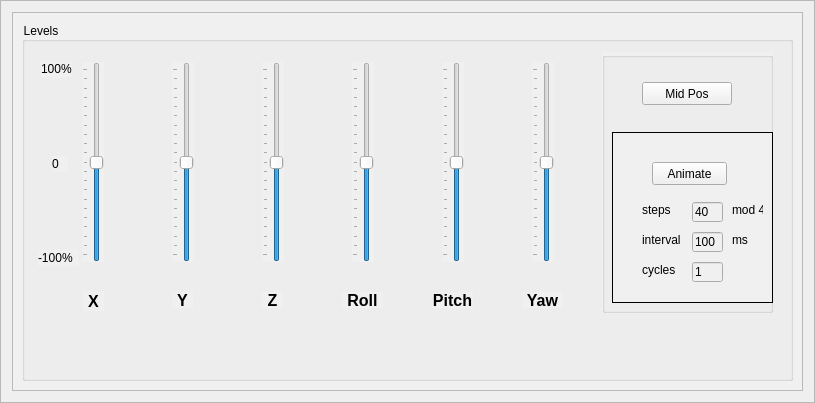
<?xml version="1.0" encoding="UTF-8"?>
<ui version="4.0">
 <class>Frame</class>
 <widget class="QFrame" name="Frame">
  <property name="geometry">
   <rect>
    <x>0</x>
    <y>0</y>
    <width>811</width>
    <height>403</height>
   </rect>
  </property>
  <property name="minimumSize">
   <size>
    <width>0</width>
    <height>340</height>
   </size>
  </property>
  <property name="windowTitle">
   <string>Frame</string>
  </property>
  <property name="styleSheet">
   <string notr="true"/>
  </property>
  <property name="frameShape">
   <enum>QFrame::StyledPanel</enum>
  </property>
  <property name="frameShadow">
   <enum>QFrame::Raised</enum>
  </property>
  <layout class="QGridLayout" name="gridLayout">
   <item row="1" column="0">
    <widget class="QFrame" name="frm_dynamics">
     <property name="minimumSize">
      <size>
       <width>791</width>
       <height>330</height>
      </size>
     </property>
     <property name="styleSheet">
      <string notr="true">background-color: #f0f0f0</string>
     </property>
     <property name="frameShape">
      <enum>QFrame::StyledPanel</enum>
     </property>
     <property name="frameShadow">
      <enum>QFrame::Raised</enum>
     </property>
     <layout class="QHBoxLayout" name="horizontalLayout_2">
      <item>
       <layout class="QHBoxLayout" name="horizontalLayout">
        <item>
         <widget class="QGroupBox" name="groupBox">
          <property name="minimumSize">
           <size>
            <width>581</width>
            <height>320</height>
           </size>
          </property>
          <property name="title">
           <string>Levels</string>
          </property>
          <widget class="QSlider" name="sld_x_0">
           <property name="geometry">
            <rect>
             <x>60</x>
             <y>40</y>
             <width>22</width>
             <height>200</height>
            </rect>
           </property>
           <property name="minimum">
            <number>-100</number>
           </property>
           <property name="maximum">
            <number>100</number>
           </property>
           <property name="value">
            <number>0</number>
           </property>
           <property name="orientation">
            <enum>Qt::Vertical</enum>
           </property>
           <property name="tickPosition">
            <enum>QSlider::TicksAbove</enum>
           </property>
           <property name="tickInterval">
            <number>10</number>
           </property>
          </widget>
          <widget class="QSlider" name="sld_y_1">
           <property name="geometry">
            <rect>
             <x>150</x>
             <y>40</y>
             <width>22</width>
             <height>200</height>
            </rect>
           </property>
           <property name="minimum">
            <number>-100</number>
           </property>
           <property name="maximum">
            <number>100</number>
           </property>
           <property name="value">
            <number>0</number>
           </property>
           <property name="orientation">
            <enum>Qt::Vertical</enum>
           </property>
           <property name="tickPosition">
            <enum>QSlider::TicksAbove</enum>
           </property>
           <property name="tickInterval">
            <number>10</number>
           </property>
          </widget>
          <widget class="QSlider" name="sld_z_2">
           <property name="geometry">
            <rect>
             <x>240</x>
             <y>40</y>
             <width>22</width>
             <height>200</height>
            </rect>
           </property>
           <property name="minimum">
            <number>-100</number>
           </property>
           <property name="maximum">
            <number>100</number>
           </property>
           <property name="value">
            <number>0</number>
           </property>
           <property name="orientation">
            <enum>Qt::Vertical</enum>
           </property>
           <property name="tickPosition">
            <enum>QSlider::TicksAbove</enum>
           </property>
           <property name="tickInterval">
            <number>10</number>
           </property>
          </widget>
          <widget class="QSlider" name="sld_roll_3">
           <property name="geometry">
            <rect>
             <x>330</x>
             <y>40</y>
             <width>22</width>
             <height>200</height>
            </rect>
           </property>
           <property name="minimum">
            <number>-100</number>
           </property>
           <property name="maximum">
            <number>100</number>
           </property>
           <property name="value">
            <number>0</number>
           </property>
           <property name="orientation">
            <enum>Qt::Vertical</enum>
           </property>
           <property name="tickPosition">
            <enum>QSlider::TicksAbove</enum>
           </property>
           <property name="tickInterval">
            <number>10</number>
           </property>
          </widget>
          <widget class="QSlider" name="sld_pitch_4">
           <property name="geometry">
            <rect>
             <x>420</x>
             <y>40</y>
             <width>22</width>
             <height>200</height>
            </rect>
           </property>
           <property name="minimum">
            <number>-100</number>
           </property>
           <property name="maximum">
            <number>100</number>
           </property>
           <property name="value">
            <number>0</number>
           </property>
           <property name="orientation">
            <enum>Qt::Vertical</enum>
           </property>
           <property name="tickPosition">
            <enum>QSlider::TicksAbove</enum>
           </property>
           <property name="tickInterval">
            <number>10</number>
           </property>
          </widget>
          <widget class="QSlider" name="sld_yaw_5">
           <property name="geometry">
            <rect>
             <x>510</x>
             <y>40</y>
             <width>22</width>
             <height>200</height>
            </rect>
           </property>
           <property name="minimum">
            <number>-100</number>
           </property>
           <property name="maximum">
            <number>100</number>
           </property>
           <property name="value">
            <number>0</number>
           </property>
           <property name="orientation">
            <enum>Qt::Vertical</enum>
           </property>
           <property name="tickPosition">
            <enum>QSlider::TicksAbove</enum>
           </property>
           <property name="tickInterval">
            <number>10</number>
           </property>
          </widget>
          <widget class="QLabel" name="label_8">
           <property name="geometry">
            <rect>
             <x>61</x>
             <y>269</y>
             <width>21</width>
             <height>20</height>
            </rect>
           </property>
           <property name="font">
            <font>
             <pointsize>12</pointsize>
             <weight>75</weight>
             <bold>true</bold>
            </font>
           </property>
           <property name="text">
            <string>X</string>
           </property>
           <property name="alignment">
            <set>Qt::AlignCenter</set>
           </property>
          </widget>
          <widget class="QLabel" name="label_9">
           <property name="geometry">
            <rect>
             <x>150</x>
             <y>270</y>
             <width>21</width>
             <height>16</height>
            </rect>
           </property>
           <property name="font">
            <font>
             <pointsize>12</pointsize>
             <weight>75</weight>
             <bold>true</bold>
            </font>
           </property>
           <property name="text">
            <string>Y</string>
           </property>
           <property name="alignment">
            <set>Qt::AlignCenter</set>
           </property>
          </widget>
          <widget class="QLabel" name="label_10">
           <property name="geometry">
            <rect>
             <x>240</x>
             <y>270</y>
             <width>21</width>
             <height>16</height>
            </rect>
           </property>
           <property name="font">
            <font>
             <pointsize>12</pointsize>
             <weight>75</weight>
             <bold>true</bold>
            </font>
           </property>
           <property name="text">
            <string>Z</string>
           </property>
           <property name="alignment">
            <set>Qt::AlignCenter</set>
           </property>
          </widget>
          <widget class="QLabel" name="sld_roll">
           <property name="geometry">
            <rect>
             <x>320</x>
             <y>270</y>
             <width>41</width>
             <height>16</height>
            </rect>
           </property>
           <property name="font">
            <font>
             <pointsize>12</pointsize>
             <weight>75</weight>
             <bold>true</bold>
            </font>
           </property>
           <property name="text">
            <string>Roll</string>
           </property>
           <property name="alignment">
            <set>Qt::AlignCenter</set>
           </property>
          </widget>
          <widget class="QLabel" name="sld_pitch">
           <property name="geometry">
            <rect>
             <x>410</x>
             <y>270</y>
             <width>41</width>
             <height>16</height>
            </rect>
           </property>
           <property name="font">
            <font>
             <pointsize>12</pointsize>
             <weight>75</weight>
             <bold>true</bold>
            </font>
           </property>
           <property name="text">
            <string>Pitch</string>
           </property>
           <property name="alignment">
            <set>Qt::AlignCenter</set>
           </property>
          </widget>
          <widget class="QLabel" name="sld_yaw">
           <property name="geometry">
            <rect>
             <x>500</x>
             <y>270</y>
             <width>41</width>
             <height>16</height>
            </rect>
           </property>
           <property name="font">
            <font>
             <pointsize>12</pointsize>
             <weight>75</weight>
             <bold>true</bold>
            </font>
           </property>
           <property name="text">
            <string>Yaw</string>
           </property>
           <property name="alignment">
            <set>Qt::AlignCenter</set>
           </property>
          </widget>
          <widget class="QLabel" name="label">
           <property name="geometry">
            <rect>
             <x>19</x>
             <y>39</y>
             <width>31</width>
             <height>16</height>
            </rect>
           </property>
           <property name="text">
            <string>100%</string>
           </property>
          </widget>
          <widget class="QLabel" name="label_2">
           <property name="geometry">
            <rect>
             <x>16</x>
             <y>228</y>
             <width>41</width>
             <height>16</height>
            </rect>
           </property>
           <property name="text">
            <string>-100%</string>
           </property>
          </widget>
          <widget class="QLabel" name="label_3">
           <property name="geometry">
            <rect>
             <x>30</x>
             <y>134</y>
             <width>16</width>
             <height>16</height>
            </rect>
           </property>
           <property name="text">
            <string>0</string>
           </property>
          </widget>
          <widget class="QGroupBox" name="groupBox_2">
           <property name="geometry">
            <rect>
             <x>580</x>
             <y>30</y>
             <width>171</width>
             <height>261</height>
            </rect>
           </property>
           <property name="minimumSize">
            <size>
             <width>120</width>
             <height>260</height>
            </size>
           </property>
           <property name="title">
            <string/>
           </property>
           <widget class="QPushButton" name="btn_mid_pos">
            <property name="geometry">
             <rect>
              <x>40</x>
              <y>30</y>
              <width>90</width>
              <height>23</height>
             </rect>
            </property>
            <property name="minimumSize">
             <size>
              <width>90</width>
              <height>0</height>
             </size>
            </property>
            <property name="maximumSize">
             <size>
              <width>90</width>
              <height>23</height>
             </size>
            </property>
            <property name="text">
             <string>Mid Pos</string>
            </property>
           </widget>
           <widget class="QFrame" name="animate_frame">
            <property name="geometry">
             <rect>
              <x>10</x>
              <y>80</y>
              <width>161</width>
              <height>171</height>
             </rect>
            </property>
            <property name="frameShape">
             <enum>QFrame::Box</enum>
            </property>
            <widget class="QPushButton" name="btn_animate">
             <property name="geometry">
              <rect>
               <x>40</x>
               <y>30</y>
               <width>75</width>
               <height>23</height>
              </rect>
             </property>
             <property name="text">
              <string>Animate</string>
             </property>
            </widget>
            <widget class="QLabel" name="label_4">
             <property name="geometry">
              <rect>
               <x>30</x>
               <y>70</y>
               <width>41</width>
               <height>16</height>
              </rect>
             </property>
             <property name="text">
              <string>steps</string>
             </property>
            </widget>
            <widget class="QLineEdit" name="txt_steps">
             <property name="geometry">
              <rect>
               <x>80</x>
               <y>70</y>
               <width>31</width>
               <height>20</height>
              </rect>
             </property>
             <property name="text">
              <string>40</string>
             </property>
            </widget>
            <widget class="QLineEdit" name="txt_cycles">
             <property name="geometry">
              <rect>
               <x>80</x>
               <y>130</y>
               <width>31</width>
               <height>20</height>
              </rect>
             </property>
             <property name="text">
              <string>1</string>
             </property>
            </widget>
            <widget class="QLabel" name="label_5">
             <property name="geometry">
              <rect>
               <x>30</x>
               <y>130</y>
               <width>41</width>
               <height>16</height>
              </rect>
             </property>
             <property name="text">
              <string>cycles</string>
             </property>
            </widget>
            <widget class="QLineEdit" name="txt_interval">
             <property name="geometry">
              <rect>
               <x>80</x>
               <y>100</y>
               <width>31</width>
               <height>20</height>
              </rect>
             </property>
             <property name="text">
              <string>100</string>
             </property>
            </widget>
            <widget class="QLabel" name="label_6">
             <property name="geometry">
              <rect>
               <x>30</x>
               <y>100</y>
               <width>41</width>
               <height>16</height>
              </rect>
             </property>
             <property name="text">
              <string>interval</string>
             </property>
            </widget>
            <widget class="QLabel" name="label_7">
             <property name="geometry">
              <rect>
               <x>120</x>
               <y>100</y>
               <width>21</width>
               <height>16</height>
              </rect>
             </property>
             <property name="text">
              <string>ms</string>
             </property>
            </widget>
            <widget class="QLabel" name="label_11">
             <property name="geometry">
              <rect>
               <x>120</x>
               <y>70</y>
               <width>31</width>
               <height>16</height>
              </rect>
             </property>
             <property name="text">
              <string>mod 4</string>
             </property>
            </widget>
           </widget>
          </widget>
         </widget>
        </item>
       </layout>
      </item>
     </layout>
    </widget>
   </item>
  </layout>
 </widget>
 <resources/>
 <connections/>
</ui>
